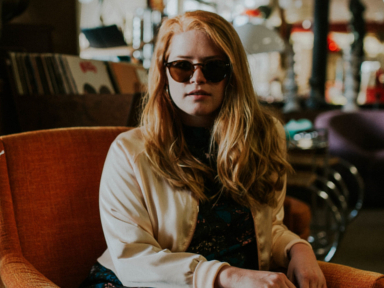
#> input picture Arbeit/src/test_img/brook.jpg, 384 x 288 px
$ python encode_decode.py   (older library calls are emulated)
#> lines starting #> are read from the running program, lines starting #| are printed output that depends on the picture
### Arbeit/src/chroma.py
"""
Convert 2 dimensional arrays from RGB to YUV
representation and vice versa. Also offers
functionalities to replace Y,U or V values
arrays
"""

from YUVBT601 import RGB2YUV, YUV2RGB
from copy import copy, deepcopy
import numpy as np

def rgb_chroma(rgbArray):
    """ Covert 2 dimensional array from RGB to its YUV
    representation
    :param rgbArray: 2 dimensional array of rgb values,
                     represented as tuple of (R, G, B)
    :return: 2 dimensional array of YUV tuples
    """
    yuvArray = np.empty_like(rgbArray, np.float64)
    for x, line in enumerate(rgbArray):
        for y, rgb in enumerate(line):
            yuvArray[x][y] = RGB2YUV(rgb)
    return yuvArray

# [26 lines left out: function chroma_rgb, not called in this run]

def getY(yuvArray):
    """ Get Y values from a 2 dimensional array of
    YUV tuples
    :param yuvArray: 2 dimensional array of rgb values,
                     represented as tuple of (Y, U, V)
    :return: 2 dimensional array of Y values
    """
    yArray = deepcopy(yuvArray)
    for x, line in enumerate(yuvArray):
        for y, yuv in enumerate(line):
            Y, U, V = yuv
            yArray[x][y] = Y
    return yArray

# [19 lines left out: function setY, not called in this run]

def getU(yuvArray):
    """ Get U values from a 2 dimensional array of
    YUV tuples
    :param yuvArray: 2 dimensional array of rgb values,
                     represented as tuple of (Y, U, V)
    :return: 2 dimensional array of U values
    """
    uArray = deepcopy(yuvArray)
    for x, line in enumerate(yuvArray):
        for y, yuv in enumerate(line):
            Y, U, V = yuv
            uArray[x][y] = U
    return uArray

# [19 lines left out: function setU, not called in this run]


def getV(yuvArray):
    """ Get V values from a 2 dimensional array of
    YUV tuples
    :param yuvArray: 2 dimensional array of rgb values,
                     represented as tuple of (Y, U, V)
    :return: 2 dimensional array of V values
    """
    vArray = deepcopy(yuvArray)
    for x, line in enumerate(yuvArray):
        for y, yuv in enumerate(line):
            Y, U, V = yuv
            vArray[x][y] = V
    return vArray

# [19 lines left out: function setV, not called in this run]

### Arbeit/src/YUVBT601.py
def RGB2YUV(RGB):
    """ Convert a RGB value to its YUV representation
    :param RGB: tuple of (r, g, b)
    :return: tuple of (y, u, v)
    """
    r, g, b = RGB
    Y = 0.299 * r + 0.587 * g + 0.144 * b
    U = (b - Y) * 0.493
    V = (r - Y) * 0.877
    return (Y, U, V)


# [10 lines left out: function YUV2RGB, not called in this run]

### Arbeit/src/macroblock.py
from chroma import getY, setY, getU, setU, getV, setV
from dct import dct, idct
import entropycoder as ec
import numpy as np
import quantization


class Macroblock:
    """ Class that defines a macroblock """
    def __init__(self, macro):
        """ :param macro: 16x16 array that is stored
                          in this macroblock"""
        self.macro = macro
        self.blocks = [[[], []], [[], []]]
        self.extract_blocks(macro)
        self.compressedY = [[[], []], [[], []]]
        self.compressedU = [[[], []], [[], []]]
        self.compressedV = [[[], []], [[], []]]
        # initialize uncompressed, better might be just the generation
        # of the structure
        self.uncompressed = np.empty([2, 2, 8, 8, 3], np.float64)
        self.mquant = None

    def extract_blocks(self, macro):
        """ extracts 8x8 blocks from a 16x16 array
        and applies them to blocks member
        :param macro: 16x16 array that represents the
                      macroblock"""
        for a in range(0, 2):
            for b in range(0, 2):
                # extract all 8x8 blocks of this macroblock
                mula = a*8
                mulb = b*8
                block = macro[mula:mula+8, mulb:mulb+8]
                self.blocks[a][b] = block

    # [33 lines left out: functions get, subsample, upsample, not called in this run]

    def size(self):
        """ Get size of this macroblock
        :return: integer
        """
        size = 0

        for j in (self.compressedU, self.compressedV, self.compressedY):
            flatlist = np.array(j).flatten()
            for b in flatlist:
                if isinstance(b, list):
                    for r in b:
                        size += r.length()
                else:
                    size += b.length()
        return size

    # [19 lines left out: functions getUncompressed, setMQuant, not called in this run]

    def compress(self, do_subsample=True, quantize=True, mquant=1):
        """ compress this macroblock
        :param do_subsample: whether to do chroma subsampling
        :param mquant: specify mquant value
        :quantize: whether or not to quantize dct values
        """
        if quantize:
            self.setMQuant(mquant)
        if do_subsample:
            self.compressY(quantize)
            self.compressSU(quantize)
            self.compressSV(quantize)
        else:
            self.compressY(quantize)
            self.compressU(quantize)
            self.compressV(quantize)

    # [13 lines left out: function uncompress, not called in this run]

    def compressY(self, quantize=True):
        """ Compress Y values
        :param quantize: whether to quantize this block or not
        """
        for x, vblocks in enumerate(self.blocks):
            for y, block in enumerate(vblocks):
                yBlock = getY(block.tolist())
                # DCT
                yDCT = dct(yBlock, True)
                # Quantisierung
                if quantize and self.mquant is not None:
                    yDCT = quantization.quantize(yDCT, quantization.intracoding, self.mquant)
                # RLE
                yDCT = ec.encode(yDCT)
                # ...
                self.compressedY[x][y] = yDCT

    # [20 lines left out: function compressSU, not called in this run]

    def compressU(self, quantize=True):
        """ Compress U values without subsampling
        :param quantize: whether to quantize this block or not
        """
        for x, vblocks in enumerate(self.blocks):
            for y, block in enumerate(vblocks):
                uBlock = getU(block.tolist())
                uDCT = dct(uBlock, True)
                # Quantisierung
                if quantize and self.mquant is not None:
                    uDCT = quantization.quantize(uDCT, quantization.intracoding, self.mquant)
                # ...
                # RLE
                uDCT = ec.encode(uDCT)
                # ...
                self.compressedU[x][y] = uDCT

    def compressV(self, quantize=True):
        """ Compress V values without subsampling
        :param quantize: whether to quantize this block or not
        """
        for x, vblocks in enumerate(self.blocks):
            for y, block in enumerate(vblocks):
                vBlock = getV(block.tolist())
                vDCT = dct(vBlock, True)
                # Quantisierung
                if quantize and self.mquant is not None:
                    vDCT = quantization.quantize(vDCT, quantization.intracoding, self.mquant)
                # ...
                # RLE
                vDCT = ec.encode(vDCT)
                # ...
                self.compressedV[x][y] = vDCT

    # [115 lines left out: functions compressSV, uncompressY, uncompressU, uncompressV, uncompressSU, uncompressSV, not called in this run]

### Arbeit/src/dct.py
import math

# Testvectors

# https://vsr.informatik.tu-chemnitz.de/~jan/MPEG/HTML/mpeg_tech.html
a = [[120, 108, 90, 75, 69, 73, 82, 89],
     [127, 115, 97, 81, 75, 79, 88, 95],
     [134, 122, 105, 89, 83, 87, 96, 103],
     [137, 125, 107, 92, 86, 90, 99, 106],
     [131, 119, 101, 86, 80, 83, 93, 100],
     [117, 105, 87, 72, 65, 69, 78, 85],
     [100, 88, 70, 55, 49, 53, 62, 69],
     [89, 77, 59, 44, 38, 42, 51, 58]]

# http://keyj.emphy.de/files/projects/videocomp.pdf
c = [[139,144,149,153,155,155,155,155],
     [144,151,153,156,159,156,156,155],
     [150,155,160,163,158,156,156,156],
     [159,161,162,160,160,159,159,159],
     [159,160,161,161,160,155,155,155],
     [161,161,161,161,160,157,157,157],
     [162,162,161,163,162,157,157,157],
     [162,162,161,161,163,158,158,158]]


def dct(f, toint=True):
    """ Do a dct on a given 8x8 array
    :param f: 8x8 array to perform the dct on
    :param toint: round resulting values to integers
    :return: 8x8 array of dct coefficients
    """
    # initialize resulting DCT array
    F = [8*[0], 8*[0], 8*[0], 8*[0], 8*[0], 8*[0], 8*[0], 8*[0]]
    # Go through f and calculate DC/AC for each value
    for u in range(0, 8):
        for v in range(0, 8):
            if u == 0:
                cu = 1/math.sqrt(2)
            else:  # u > 0:
                cu = 1
            if v == 0:
                cv = 1/math.sqrt(2)
            else:  # v > 0:
                cv = 1

            sum = 0
            for x in range(0, 8):
                for y in range(0, 8):
                    sum += f[x][y] * math.cos((((2 * x) + 1) * u * math.pi ) / 16) * math.cos((((2 * y) + 1) * v * math.pi) / 16)
            # save the AC/DC to the corresponding cell in output array
            if toint:
                F[u][v] = round((cu * cv * sum) / 4)
            else:
                F[u][v] = (cu * cv * sum) / 4
    return F


# [31 lines left out: function idct, not called in this run]

### Arbeit/src/entropycoder.py
""" Simplified Entropy Coding as used in JPEG """
import numpy as np
import math


class descriptor:
    """ base descriptor class """
    def __init__(self):
        self.type = "descriptor"

    def length(self):
        raise NotImplementedError


class ac(descriptor):
    """ Descriptor for AC values """
    def __init__(self, value, timesZero):
        """
        :param value: value to save in descriptor
        :param timesZero: count of leading zeros
        """
        self.type = "ac"
        self.value = value
        self.timesZero = timesZero

    # [11 lines left out: function length, not called in this run]


class eob(descriptor):
    """ Descriptor that indicates End of block """
    def __init__(self):
        self.type = "eob"
        self.value = "eob"

    # [5 lines left out: function length, not called in this run]


def encode(dct):
    """ Apply RLE
    :param dct: 8x8 array
    :return: list of rle descriptors
    """
    # RLE
    return RLEzigZag(dct)


# [8 lines left out: function decode, not called in this run]


def RLEzigZag(dct):
    """ Zig Zag Run length encoding
    :param dct: 8x8 array
    :return: list of rle descriptors
    """
    moves = zigZag(len(dct))
    result = []
    values = []
    for move in moves:
        x, y = move
        value = dct[x][y]
        if value != 0:
            result.append(ac(value, len(values)))
            values = []
        else:
            values.append(value)
    if len(values) > 0:
        result.append(eob())
    return result


# [22 lines left out: function deRLEzigZag, not called in this run]


def zigZag(dim):
    """ Calculate zig zag moves for a matrix of given dimension
    :param dim: dimension of the matrix
    :return: list of tuples like (x, y)
    """

    moves = []
    # Zig
    for index in range(0, dim):
        if (index % 2) != 0:
            x = 0
            y = index
            even = False
        else:
            x = index
            y = 0
            even = True
        for run in range(0, index + 1):
            moves.append((x, y))
            if not even:
                x += 1
                y -= 1
            else:
                x -= 1
                y += 1
            if x >= dim or x < 0 or y >= dim or y < 0:
                break
    # Zag
    for index in range(1, dim):
        if (index % 2) != 0:
            x = dim - 1
            y = index
            even = False
        else:
            x = index
            y = dim - 1
            even = True
        for run in range(0, dim + 1):
            moves.append((x, y))
            if not even:
                x -= 1
                y += 1
            else:
                x += 1
                y -= 1
            if x >= dim or x < 0 or y >= dim or y < 0:
                break
    return moves

### Arbeit/src/encode_decode.py
from chroma import rgb_chroma, chroma_rgb
from examples import example1
from macroblock import Macroblock
import argparse
import numpy as np
import scipy.misc


def create_img(image):
    """ Convert 2 dimensional array of rgb tuples
    into an array that is convertable to a picture
    with scipy
    :param image: 2 dimensional array of rgb tuples
    """
    # declare picture size with RGB color
    width = len(image[0])
    height = len(image)
    channels = 3

    # create empty image
    img = np.zeros((width, height, channels), dtype=np.uint8)

    # fill image with picture array values
    for y in range(img.shape[0]):
        for x in range(img.shape[1]):
            r, g, b = image[x][y][0], image[x][y][1], image[x][y][2]
            img[y][x][0] = r
            img[y][x][1] = g
            img[y][x][2] = b
    return img


def encode(bild, subsample=True, quantize=True, mquant=1):
    """ Encode an image
    :param subsample: whether subsampling should be applied or not
    :param quantize: whether quantization should be applied or not
    :param mquant: set quantization scaling factor
    :return: 2 dimensional array of macroblocks
    """
    # Variable that holds the compressed size at the end
    compressedSize = 0
    # chroma conversion
    bildInYUV = rgb_chroma(bild)

    # load matrix into numpy array for better extraction
    # of blocks and macroblocks
    bildInYUV = np.array(bildInYUV)

    height = len(bild)
    width = len(bild[0])
    compressedMacroblocks = np.empty([int(height/16), int(width/16)]).tolist()

    for x in range(0, int(height/16)):
        for y in range(0, int(width/16)):
            # Extract each Macroblock
            # A macroblock consists of 4 * 8x8 blocks
            xmul = x*16
            ymul = y*16
            thisMacroblock = bildInYUV[xmul:xmul+16, ymul:ymul+16]
            macroblock = Macroblock(thisMacroblock)
            macroblock.compress(subsample, quantize, mquant)
            compressedSize += macroblock.size()
            compressedMacroblocks[x][y] = macroblock

    # For calculation of original size we assumed, that each RGB
    # value is represented as an 8 bit integer
    # For calculation of the compressed size we assumed that each
    # value encoded by RLE needs 9 bits as we have additional overhead
    # from special characters like eob
    print("Original Size: ", ((bildInYUV.size * 8) / 1024) / 8, " Kilobyte")
    print("Compressed Size: ", ((compressedSize * 9) / 1024) / 8, " Kilobyte")
    return compressedMacroblocks


def decode(compressedMacroblocks, upsample=True, dequantize=True):
    """ Decode an encoded image
    :param upsample: whether uplsampling should be applied or not
    :param upsample: whether dequantization should be applied or not
    :return: 2 dimenional array of rgb tuples
    """
    height = len(compressedMacroblocks) * 16
    width = len(compressedMacroblocks[0]) * 16
    uncompressedImage = np.empty([height, width, 3])
    for x, row in enumerate(compressedMacroblocks):
        for y, macroblock in enumerate(row):
            macroblock.uncompress(upsample, dequantize)
            xmul = x*16
            ymul = y*16
            uncompressedImage[xmul:xmul+16, ymul:ymul+16] = macroblock.getUncompressed()

    uncompressedImage = chroma_rgb(uncompressedImage)
    return uncompressedImage


if __name__ == "__main__":
    parser = argparse.ArgumentParser(description='Compress images.')
    parser.add_argument('-s', '--subsample', dest='subsample', action='store_true', help='Enable subsampling')
    parser.add_argument('-q', '--quantize', dest='quantize', action='store_true', help='Enable Quantization')
    parser.add_argument('-m', '--mquant', dest='mquant', type=int, default='1', help='Set quantization scaling factor. Default: 1')
    args = parser.parse_args()

    # Reference Image
    bild = scipy.misc.imread('./test_img/brook.jpg')
#> bild is the input picture: shape (288, 384, 3); mean R, G, B 86.9, 65.9, 48.5
    # Image showing chroma subsampling artefacts
    # bild = example1()
    # Mirror and rotate image
    bild = np.rot90(np.fliplr(bild))
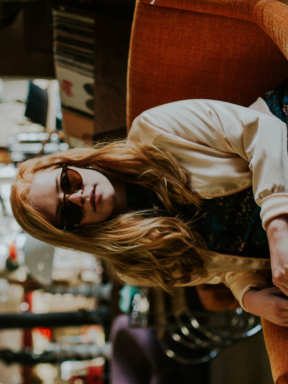
#> bild: shape (384, 288, 3); mean R, G, B 86.9, 65.9, 48.5
    img = create_img(bild)
#> in create_img, `width = len(image[0])`: width = 288
#> in create_img, `height = len(image)`: height = 384
    # show original image
    scipy.misc.imshow(img)
    # do compression and decompression
    compressed = encode(bild, args.subsample, args.quantize, args.mquant)
#> the loop in rgb_chroma, `for x, line in enumerate(rgbArray):` made 384 passes
#> after the loop in rgb_chroma, `for x, line in enumerate(rgbArray):`:
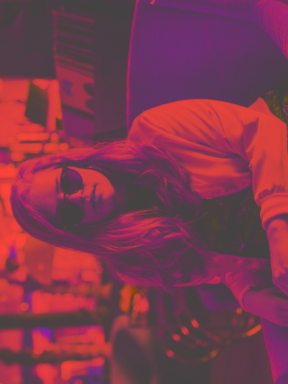
#> yuvArray: shape (384, 288, 3) float64; mean of channels 0, 1, 2 71.7, -11.4, 13.4; drawn with min black and max white
#> (the run stopped early here; a loop or call above may not have finished)

$ run again, with Arbeit/src/test_img/lena_small.jpg copied over Arbeit/src/test_img/brook.jpg
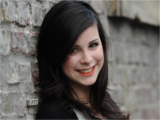
#> input picture Arbeit/src/test_img/lena_small.jpg, 160 x 120 px
#> bild is the input picture: shape (120, 160, 3); mean R, G, B 98, 94, 90.2
#> `bild = np.rot90(np.fliplr(bild))`:
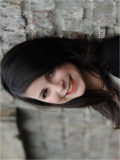
#> bild: shape (160, 120, 3); mean R, G, B 98, 94, 90.2
#> width = 120
#> height = 160
#> the loop in rgb_chroma, `for x, line in enumerate(rgbArray):` made 160 passes
#> after the loop in rgb_chroma, `for x, line in enumerate(rgbArray):`:
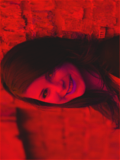
#> yuvArray: shape (160, 120, 3) float64; mean of channels 0, 1, 2 97.5, -3.6, 0.5; drawn with min black and max white

$ run again, with Arbeit/src/test_img/lena_square.jpg copied over Arbeit/src/test_img/brook.jpg
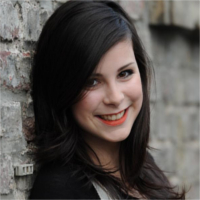
#> input picture Arbeit/src/test_img/lena_square.jpg, 200 x 200 px
#> bild is the input picture: shape (200, 200, 3); mean R, G, B 85.1, 79.8, 76.3
#> `bild = np.rot90(np.fliplr(bild))`:
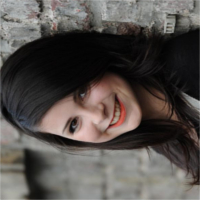
#> bild: shape (200, 200, 3); mean R, G, B 85.1, 79.8, 76.3
#> width = 200
#> the loop in rgb_chroma, `for x, line in enumerate(rgbArray):` made 200 passes
#> after the loop in rgb_chroma, `for x, line in enumerate(rgbArray):`:
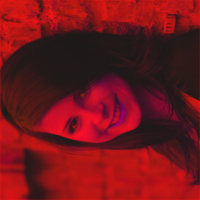
#> yuvArray: shape (200, 200, 3) float64; mean of channels 0, 1, 2 83.3, -3.4, 1.6; drawn with min black and max white
